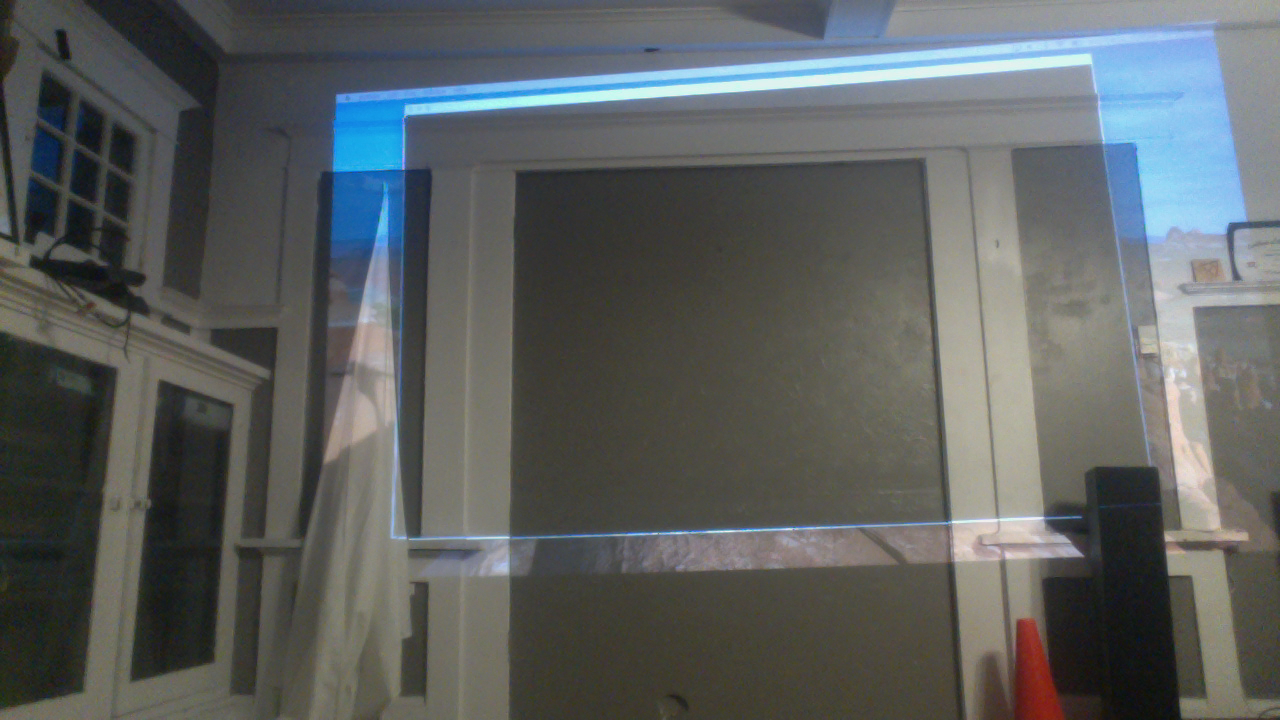
#> input picture Training Data/1-baseline.png, 1280 x 720 px; the run also reads 3 pictures not shown here
$ python toy.py
#> lines starting #> are read from the running program, lines starting #| are printed output that depends on the picture; after the words box and inside, x2 and y2 are one past the last pixel; in counts of white or black regions, pixels touching at a corner belong together; long printed decimals are rounded
import cv2
import numpy
import itertools

baseline = cv2.imread("Training Data/1-baseline.png").astype(numpy.int16)
red = cv2.imread("Training Data/1-red.png").astype(numpy.int16)
green = cv2.imread("Training Data/1-green.png").astype(numpy.int16)
blue = cv2.imread("Training Data/1-blue.png").astype(numpy.int16)

baseline = baseline.transpose(2,0,1)
red = red.transpose(2,0,1)
green = green.transpose(2,0,1)
blue = blue.transpose(2,0,1)

keypoints = []

for idx, img in enumerate((blue, green, red)):
	diff = numpy.abs(img[idx] - baseline[idx]).astype(numpy.uint8)
	diff = numpy.full_like(diff, 255) - diff

	params = cv2.SimpleBlobDetector_Params()
	params.minThreshold = 100;
	params.maxThreshold = 255;
	params.filterByArea = True
	params.minArea = 300
	params.maxArea = 1000

	detector = cv2.SimpleBlobDetector_create(params)

	# Detect blobs.
	keypoints.append(detector.detect(diff))
#> this loop made 3 passes
#> pass 1, `diff = numpy.abs(img[idx] - baseline[idx]).astype(numpy.uint8)`:
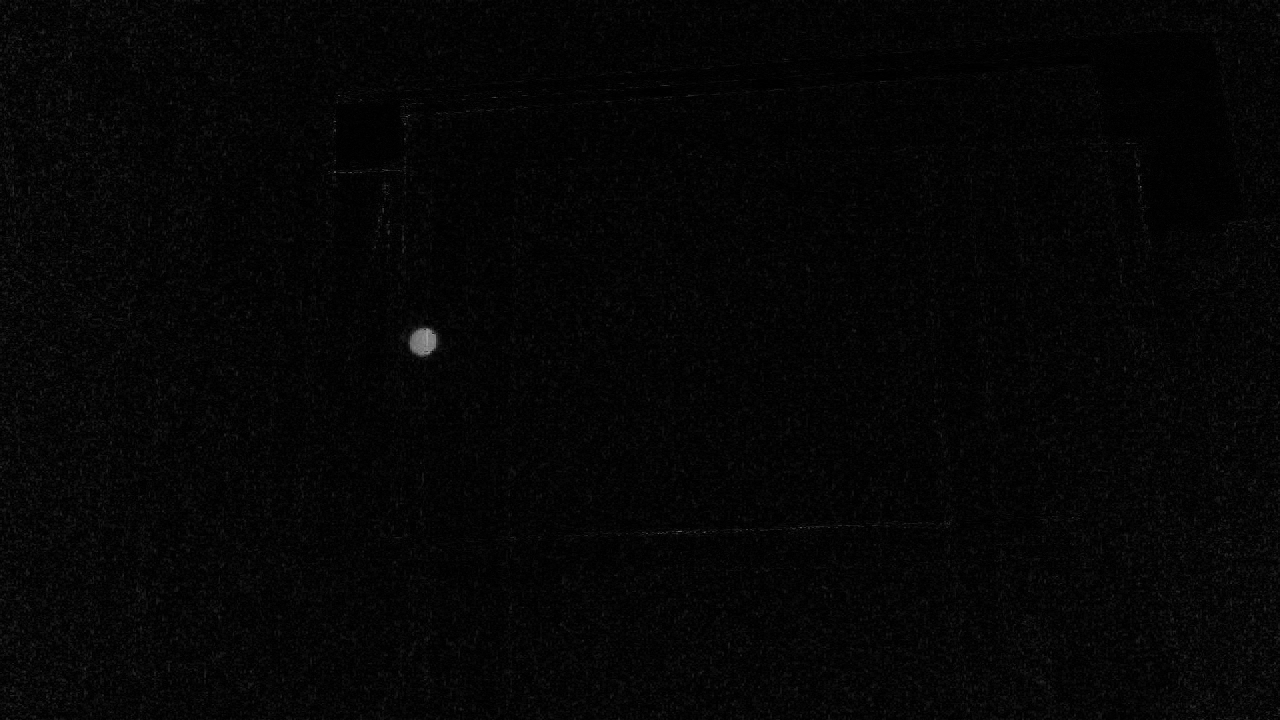
#> diff: shape (720, 1280); min 0, max 165, mean 5.2
#> pass 1, `diff = numpy.full_like(diff, 255) - diff`:
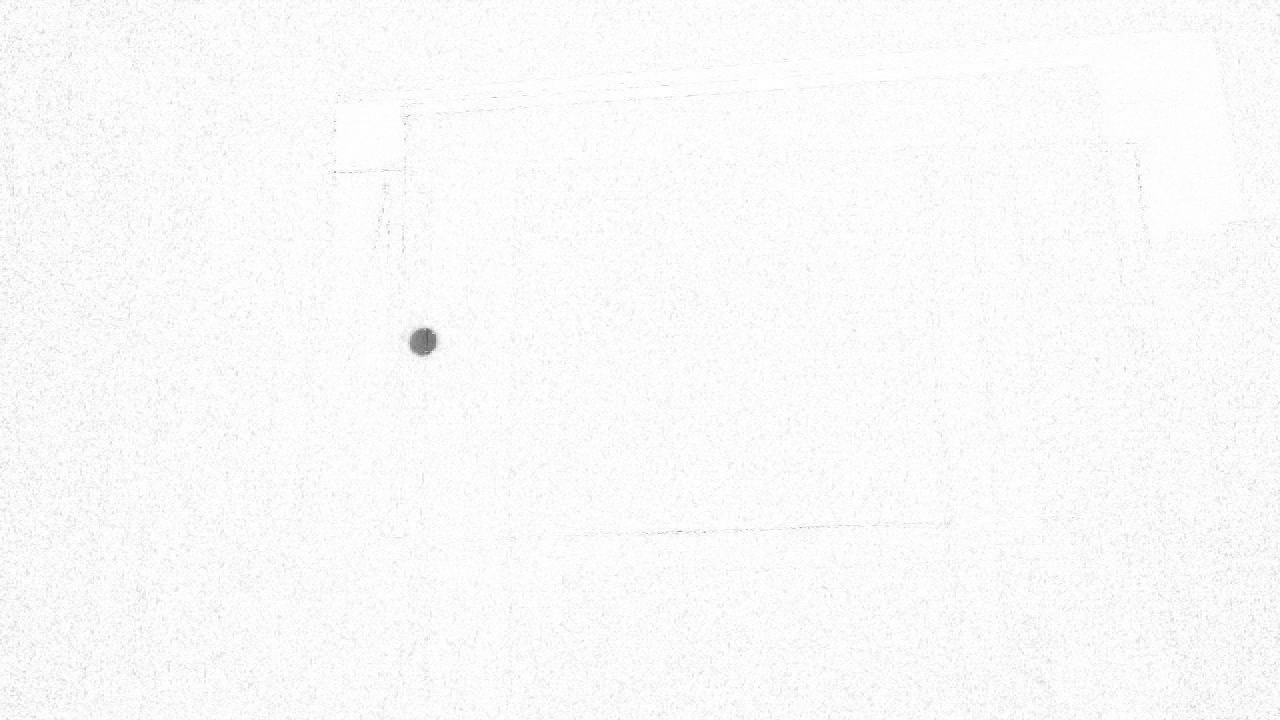
#> diff: shape (720, 1280); min 90, max 255, mean 249.8
#> after the loop, keypoints = [(keypoint at (422.8, 341.4), size 28.5,), (keypoint at (422.5, 341.6), size 27.7,), (keypoint at (422.8, 341.8), size 29,)]

def dist(a, b):
	return (a[0] - b[0]) ** 2 + (a[1] - b[1]) ** 2

unlikeness, keypoint = min( # find the set of three keypoints (one red, one green, one blue)
						    # which are most like each other. (Distance between centers and
						    # approximate sizes are closest)
				            (dist(a.pt, b.pt) + dist(b.pt, c.pt) + 2*b.size - a.size - c.size, a)
				              for a, b, c in itertools.product(*keypoints)
			            )
#> unlikeness = -1.87; keypoint = keypoint at (422.8, 341.4), size 28.5

if unlikeness > 4:
	raise ValueError("probably a bad calibration run")

print(keypoint.pt, keypoint.size)
#| (422.820, 341.386) 28.468
mask = numpy.fromfunction(lambda x,y: dist(keypoint.pt, (y, x)) < (keypoint.size/2)**2, diff.shape)
#> call 3 of dist, with a = (422.8, 341.4)
#> in dist (call 3), `return (a[0] - b[0]) ** 2 + (a[1] - b[1]) ** 2`:
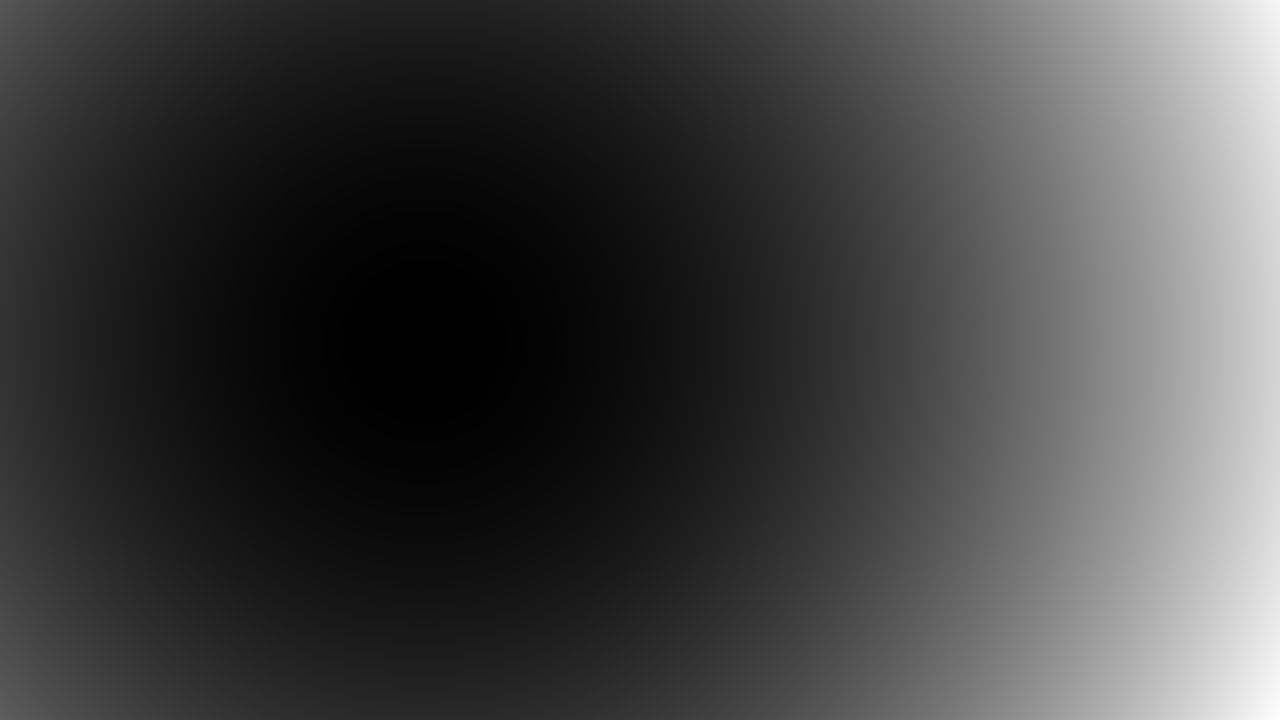
#> returned value: shape (720, 1280) float64; min 0.181, max 875636.1, mean 227011.4; drawn with min black and max white
#> mask: shape (720, 1280) bool; 0.07% white; 1 white region, box (x1, y1, x2, y2) and area: (409, 328, 438, 356) 634
diff[mask == 0] = 0


# # Draw detected blobs as red circles.
# # cv2.DRAW_MATCHES_FLAGS_DRAW_RICH_KEYPOINTS ensures the size of the circle corresponds to the size of blob
# im_with_keypoints = cv2.drawKeypoints(diff, keypoints, numpy.array([]), (0,0,255), cv2.DRAW_MATCHES_FLAGS_DRAW_RICH_KEYPOINTS)

# Show keypoints
cv2.imshow("Keypoints", diff)
cv2.waitKey(0)
